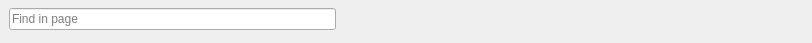
<?xml version="1.0" encoding="UTF-8"?>
<ui version="4.0">
 <class>FindInPageBar</class>
 <widget class="QWidget" name="FindInPageBar">
  <property name="geometry">
   <rect>
    <x>0</x>
    <y>0</y>
    <width>812</width>
    <height>43</height>
   </rect>
  </property>
  <property name="sizePolicy">
   <sizepolicy hsizetype="Preferred" vsizetype="Maximum">
    <horstretch>0</horstretch>
    <verstretch>0</verstretch>
   </sizepolicy>
  </property>
  <property name="windowTitle">
   <string>Form</string>
  </property>
  <layout class="QHBoxLayout" name="horizontalLayout">
   <property name="leftMargin">
    <number>9</number>
   </property>
   <property name="topMargin">
    <number>0</number>
   </property>
   <property name="bottomMargin">
    <number>5</number>
   </property>
   <item>
    <widget class="QLineEdit" name="findEdit">
     <property name="placeholderText">
      <string>Find in page</string>
     </property>
    </widget>
   </item>
   <item>
    <widget class="QPushButton" name="fNextButton">
     <property name="text">
      <string/>
     </property>
     <property name="icon">
      <iconset resource="../resources/kiwix.qrc">
       <normaloff>:/icons/search_forward.svg</normaloff>:/icons/search_forward.svg</iconset>
     </property>
     <property name="flat">
      <bool>true</bool>
     </property>
    </widget>
   </item>
   <item>
    <widget class="QPushButton" name="fPreviousButton">
     <property name="text">
      <string/>
     </property>
     <property name="icon">
      <iconset resource="../resources/kiwix.qrc">
       <normaloff>:/icons/search_backward.svg</normaloff>:/icons/search_backward.svg</iconset>
     </property>
     <property name="flat">
      <bool>true</bool>
     </property>
    </widget>
   </item>
   <item>
    <spacer name="horizontalSpacer">
     <property name="orientation">
      <enum>Qt::Horizontal</enum>
     </property>
     <property name="sizeHint" stdset="0">
      <size>
       <width>40</width>
       <height>20</height>
      </size>
     </property>
    </spacer>
   </item>
   <item>
    <widget class="QPushButton" name="hideButton">
     <property name="text">
      <string/>
     </property>
     <property name="icon">
      <iconset resource="../resources/kiwix.qrc">
       <normaloff>:/icons/close.svg</normaloff>:/icons/close.svg</iconset>
     </property>
     <property name="flat">
      <bool>true</bool>
     </property>
    </widget>
   </item>
  </layout>
 </widget>
 <resources>
  <include location="../resources/kiwix.qrc"/>
 </resources>
 <connections/>
</ui>
